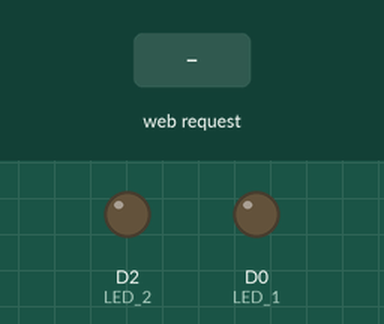
Recording of a sketch running on a simulated ESP8266 (NodeMCU). Shown: output pins drawn as LEDs (lit = HIGH). Inputs (shaded band) come from the test bench. WiFi joins after 1.5 s; servers stay silent unless stated; what the sketch prints to the serial monitor is not drawn.

Above: at 2.7 s.
2.8 s: HTTP request GET /1/on received
At 3.6 s:
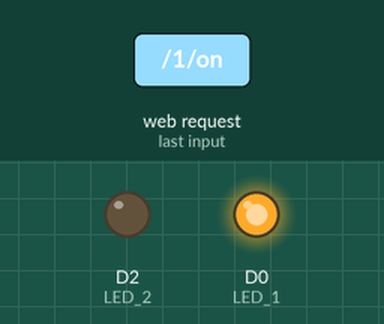
4.3 s: HTTP request GET /2/on received
At 4.8 s:
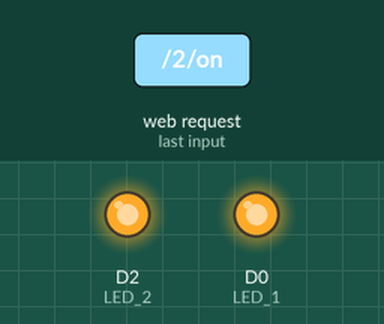
5.8 s: HTTP request GET /1/off received
At 7.0 s:
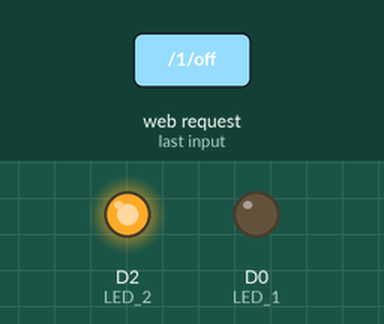
7.3 s: HTTP request GET /2/off received
At 8.3 s:
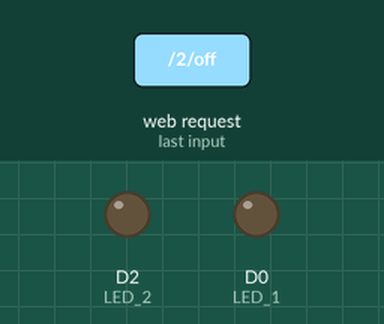
Timing chart, 0 to 9.8 s (numbered marks = the images above; inputs shaded):
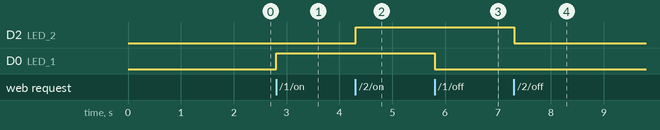

Measured:
- after the input at 2.8 s, D0 (LED_1): LOW → HIGH at once
- after the input at 4.3 s, D2 (LED_2): LOW → HIGH at once
- after the input at 5.8 s, D0 (LED_1): HIGH → LOW at once
- after the input at 7.3 s, D2 (LED_2): HIGH → LOW at once

The sketch:

local_host_light_control.ino
```cpp
#include <ESP8266WiFi.h>

const char *ssid = "Area 51 - America";
const char *password = "Darshana1997";

WiFiServer server(80);

String header;

String LED1_State = "off";
String LED2_State = "off";

const int LED_1 = D0;
const int LED_2 = D2;


unsigned long currentTime = millis();
unsigned long previousTime = 0;
const long timeoutTime = 2000;

void setup() {
  Serial.begin(115200);

  pinMode(LED_1, OUTPUT);
  pinMode(LED_2, OUTPUT);

  digitalWrite(LED_1, LOW);
  digitalWrite(LED_2, LOW);

  Serial.print("Connecting to ");
  Serial.println(ssid);
  WiFi.begin(ssid, password);
  while (WiFi.status() != WL_CONNECTED) {
    delay(500);
    Serial.print(".");
  }
  Serial.println("");
  Serial.println("WiFi connected.");
  Serial.print("IP address : ");
  Serial.println(WiFi.localIP());
  server.begin();
}

void loop(){
  WiFiClient client = server.available();

  if (client) {
    Serial.println("New Client");
    String currentLine = "";
    currentTime = millis();
    previousTime = currentTime;
    while (client.connected() && currentTime - previousTime <= timeoutTime) {
      currentTime = millis();
      if (client.available()) {
        char c = client.read();
        Serial.write(c);
        header += c;
        if (c == '\n') {
          if (currentLine.length() == 0) {
            client.println("HTTP/1.1 200 OK");
            client.println("Content-type:text/html");
            client.println("Connection: close");
            client.println();

            if (header.indexOf("GET /1/on") >= 0) {
              Serial.println("LED 1 on");
              LED1_State = "on";
              digitalWrite(LED_1, HIGH);
            } else if (header.indexOf("GET /1/off") >= 0) {
              Serial.println("LED 1 off");
              LED1_State = "off";
              digitalWrite(LED_1, LOW);
            } else if (header.indexOf("GET /2/on") >= 0) {
              Serial.println("LED 2 on");
              LED2_State = "on";
              digitalWrite(LED_2, HIGH);
            } else if (header.indexOf("GET /2/off") >= 0) {
              Serial.println("LED 2 off");
              LED2_State = "off";
              digitalWrite(LED_2, LOW);
            }

            client.println("<!DOCTYPE html><html>");
            client.println("<head><meta name=\"viewport\" content=\"width=device-width, initial-scale=1\">");
            client.println("<link rel=\"icon\" href=\"data:,\">");
            client.println("<style>html { font-family: Helvetica; display: inline-block; margin: 0px auto; text-align: center;}");
            client.println(".head { position: fixed; left: 0; top: 0; width: 100%; background-color: #057DF6; font-size:35px; font-weight: bold; color: white; text-align: center; }");
            client.println(".footer { position: fixed; left: 0; bottom: 0; background-color: #057DF6; width: 100%; color: white; text-align: center;}");
            client.println(".button { background-color: #c0392b; border: none; color: white; padding: 16px 40px; width: 150px;");
            client.println("text-decoration: none; font-size: 30px; margin: 2px; cursor: pointer;}");
            client.println(".button2 {background-color: #77878A; width: 150px;}</style></head>");
            client.println("<div class=\"head\"> <p>Home Automation system</p> </div></br></br></br></br></br></br></br>");

            client.println("<h3>Bulb 1</h3>");
            if (LED1_State=="off") {
              client.println("<p><a href=\"/1/on\"><button class=\"button button2\">OFF</button></a></p>");
            } else {
              client.println("<p><a href=\"/1/off\"><button class=\"button\">ON </button></a></p>");
            }

            client.println("<h3>Bulb 2</h3>");
            if (LED2_State=="off") {
              client.println("<p><a href=\"/2/on\"><button class=\"button button2\">OFF</button></a></p>");
            } else {
              client.println("<p><a href=\"/2/off\"><button class=\"button \">ON </button></a></p>");
            }
            client.println("<div class=\"footer\"> <p>DS Perera</p> </div>");
            client.println("</body></html>");
            client.println();
            break;
          } else {
            currentLine = "";
          }
        } else if (c != '\r') {
          currentLine += c;
        }
      }
    }
    header = "";
    client.stop();
    Serial.println("Client disconnected.");
    Serial.println("");
  }
}
```
